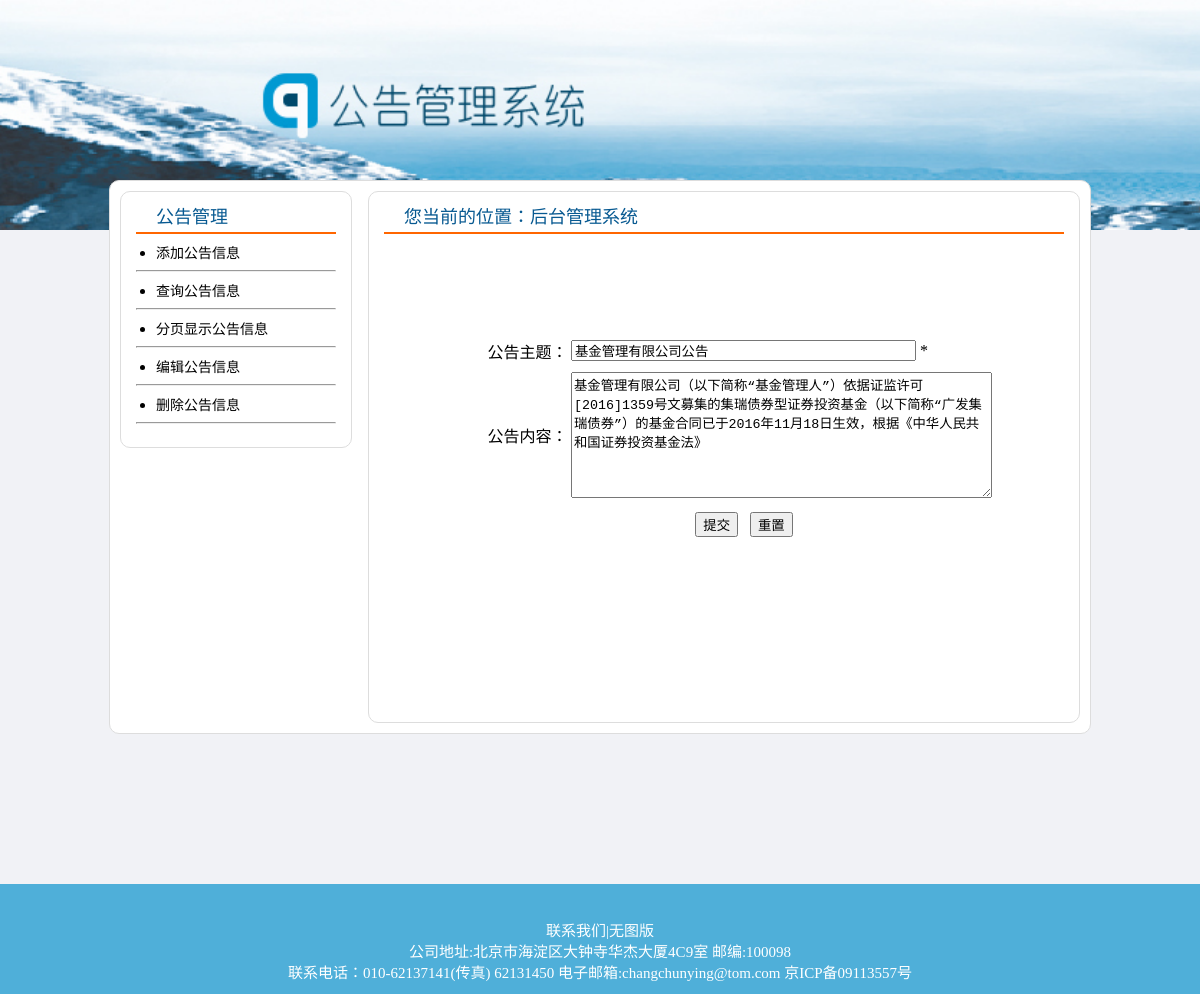
The page /add_notice.php?id=1 on the database its author committed.
### tables this page shows
CREATE TABLE `tb_notice` (
  `id` int(11) NOT NULL,
  `title` varchar(200) NOT NULL,
  `content` text NOT NULL,
  `time` text NOT NULL
);

### Model.php (called while the page is built, shortened)
<?php
class Model
{
    protected $tabname;
    protected $link = null;
    protected $pk = "id";
    public function __construct($tabname)
    {
        $this->tabname = $tabname;
        $this->link = mysqli_connect(HOST,USER,PASS,DBNAME) or die("数据库连接失败！");
        mysqli_set_charset($this->link,"utf8");
        $this->loadFields();
    }
    private function loadFields()
    {
        $sql = "desc {$this->tabname}";
        $result = mysqli_query($this->link,$sql);
        while($row = mysqli_fetch_assoc($result)){
            if($row['Key']=="PRI"){
                $this->pk = $row['Field'];
            }
        }
    }
    public function find($id)
    {
        $sql = "select * from {$this->tabname} where {$this->pk}={$id}";
        $result = mysqli_query($this->link,$sql);
        $list = mysqli_fetch_assoc($result);
        return $list;
    }
}

### add_notice.php (the view, shortened to what this page needs)
<html>
<head>
<link href="css/index.css" rel="stylesheet">
</head>
<body>
<div class="bgimg"></div>
<div class="content">
    <div class="con_left">
        <div class="con_left1">
            <div class="con_header" style=""><div class="title" style=""><span>公告管理</span></div></div>
            <div class="">
                <ul><li><a href="add_notice.php">添加公告信息</a></li></ul><hr/>
                <ul><li><a href="search_notice.php">查询公告信息</a></li></ul><hr/>
                <ul><li><a href="search_notice.php">分页显示公告信息</a></li></ul><hr/>
                <ul><li><a href="search_notice.php">编辑公告信息</a></li></ul><hr/>
                <ul><li><a href="search_notice.php">删除公告信息</a></li></ul><hr/>
            </div>
        </div>
    </div>
    <div class="con_right">
        <div class="">
            <div class="">
                <div class="con_header"><div class="title"><span>您当前的位置：后台管理系统</span></div></div>
                <div style="margin-top:100px;margin-left: 100px;">
                    <form name="form1" method="post" action="doAction.php?a=<?php if(@$_GET['id']){echo "update&id=$_GET[id]";}else{echo "add";}?>">
                        <table width="520" height="212" border="0" cellpadding="0" cellspacing="0" bgcolor="#FFFFFF">
                            <tr>
                                <td width="87" align="center">公告主题：</td>
                                <td width="433" height="31"><input name="title" type="text" id="txt_title" size="40" value="<?php
                                    if(@$id = $_GET['id']){
                                        require("Model.php");
                                        $mod = new Model('tb_notice');
                                        $result = $mod->find($id);
                                            echo $result['title'];
                                    }
                                    ?>">
                                    * </td>
                            </tr>
                            <tr>
                                <td height="124" align="center">公告内容：</td>
                                <td><textarea name="content" cols="50" rows="8" id="txt_content"><?php echo @$result['content']?></textarea></td>
                            </tr>
                            <tr>
                                <td height="40" colspan="2" align="center"><input name="Submit" type="button" class="btn_grey" value="提交" onClick="return check(form1);">
                                    &nbsp;                                    <input type="reset" name="Submit2" value="重置"></td>
                            </tr>
                        </table>
                    </form>
                </div>
            </div>
        </div>
    </div>
</div>
<?php
include('footer.php');
?>
</body>
</html>

### css/index.css (style rules this page uses)
body { background-color: #F1F2F6; margin: 0; padding:0; }
a { font-size: 14px; text-decoration: none; color: #000000; noline:expression(this.onfocus=this.blur); }
.bgimg { height:230px; width: 100%; background-image:url(../images/head.jpg); background-repeat:no-repeat; background-size:cover; }
.content { width:980px; margin:0 auto; margin-top: -50px; border-radius: 10px; background-color: #fff; border:solid 1px #ddd; }
.content .con_left { width: 230px; float:left; }
.content .con_right { width:680px; height:500px; float: right; margin:0 auto; margin:10px; padding:15px; border-radius: 10px; border: solid 1px #ddd; }
.content .con_left .con_left1 { width:200px; margin:10px; padding:15px; border-radius: 10px; border: solid 1px #ddd; }
.content .con_header { font-size: 18px; color: #075991; border-bottom: solid 2px #FF6600; padding-bottom: 5px; }
.title { height:20px; line-height:20px; padding-left:20px; }
ul { padding-left: 20px; margin:8px 0; }

### rows shown on the page
tb_notice: title "基金管理有限公司公告", content "基金管理有限公司（以下简称“基金管理人”）依据证监许可[2016]1359号文募集的集瑞债券型证券投资基金（以下简称“广发集瑞债券”）的基金合同已于2016年11月18日生效，根据《中华人民共和国证券投资基金法》"
